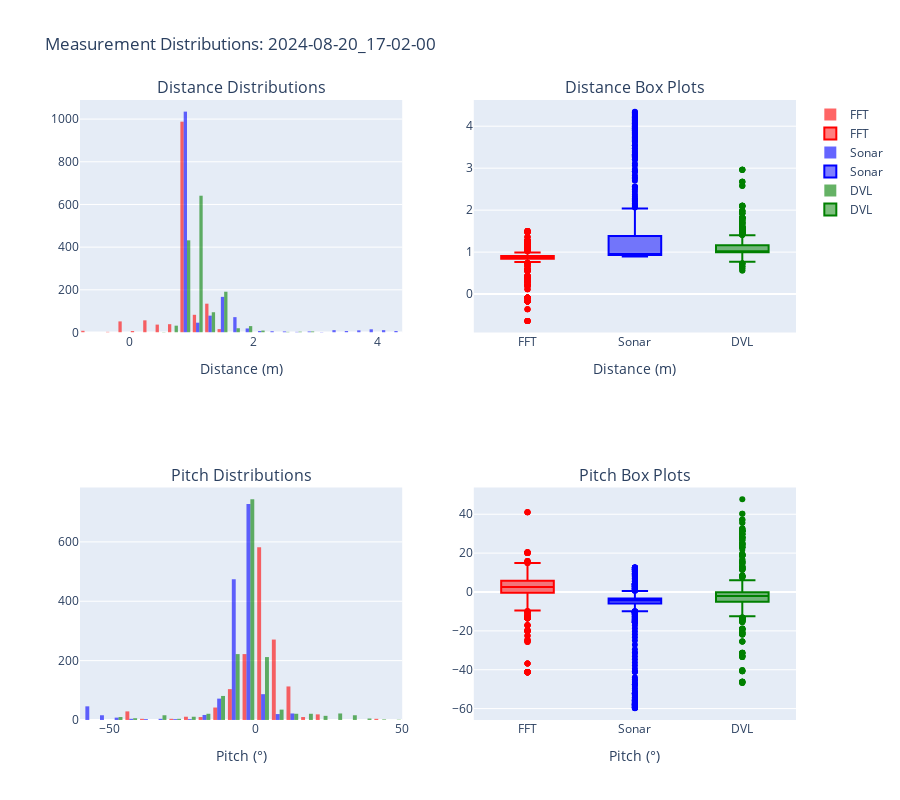
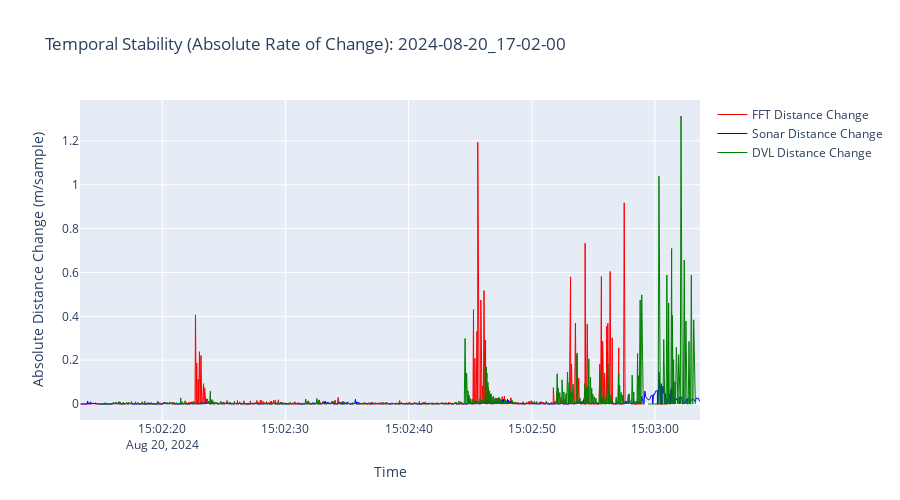
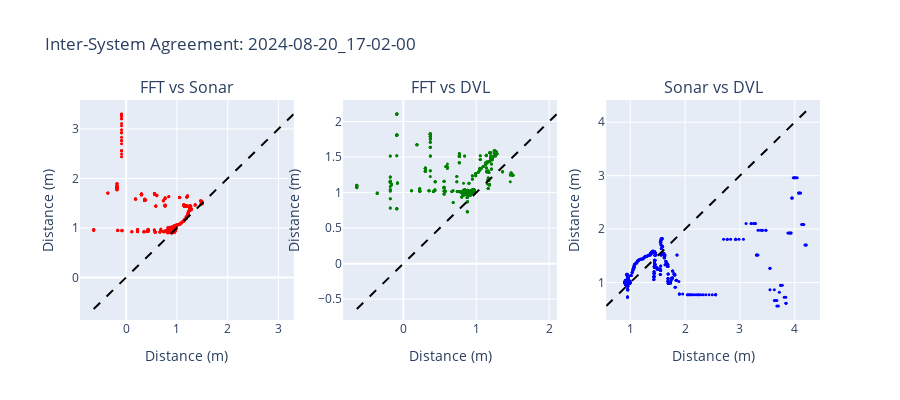

Notebook code cell kept with these figures, in order:
### Markdown cell above
## 8. Position Statistics and Analysis

### Code cell
# Display detailed position statistics
if three_sync_df is not None and not three_sync_df.empty:
    # XY Position Summary
    print_xy_position_statistics(three_sync_df)
    
    # Distance and Pitch Statistics
    distance_pitch_stats = compute_distance_pitch_statistics(three_sync_df)
    print_distance_pitch_statistics(distance_pitch_stats)
    
    # Quality metrics (no ground truth needed)
    print_quality_metrics(three_sync_df)
    
    # Time series analysis
    print_timeseries_analysis(three_sync_df)
    
    # Generate and display statistical visualizations
    print("\n=== GENERATING STATISTICAL VISUALIZATIONS ===\n")
    stat_figs = create_statistics_visualizations(three_sync_df, TARGET_BAG)
    
    for name, fig in stat_figs.items():
        if fig is not None:
            print(f"Displaying {name.replace('_', ' ').title()}...")
            try:
                display(fig)
                save_path = PLOTS_DIR / f"{TARGET_BAG}_stats_{name}.html"
                fig.write_html(str(save_path))
                print(f"  ✓ Saved: {save_path.name}\n")
            except Exception as e:
                print(f"  ✗ Warning: Could not display/save - {e}\n")
    
    # Generate and display time series visualizations
    print("=== GENERATING TIME SERIES VISUALIZATIONS ===\n")
    ts_figs = create_timeseries_visualizations(three_sync_df, TARGET_BAG)
    
    for name, fig in ts_figs.items():
        if fig is not None:
            print(f"Displaying {name.replace('_', ' ').title()}...")
            try:
                display(fig)
                save_path = PLOTS_DIR / f"{TARGET_BAG}_timeseries_{name}.html"
                fig.write_html(str(save_path))
                print(f"  ✓ Saved: {save_path.name}\n")
            except Exception as e:
                print(f"  ✗ Warning: Could not display/save - {e}\n")
    
    # Additional detailed analysis if visualizer available
    if visualizer is not None:
        try:
            print("\n=== DETAILED POSITION ANALYSIS ===\n")
            visualizer.print_position_summary(three_sync_df)
        except Exception as e:
            print(f"Could not print detailed analysis: {e}")
else:
    print("✗ No synchronized data available for position analysis")

### Figure 1 — Plotly figure (JSON) as saved in the notebook; plotly's stock layout.template omitted (floating-point values rounded to 4 significant figures; data arrays with more than 128 entries replaced by an {"elided": "..."} marker saying what was removed)
{"data": [{"marker": {"color": "red"}, "name": "FFT", "nbinsx": 30, "opacity": 0.6, "type": "histogram", "x": {"elided": "1425 float values"}, "xaxis": "x", "yaxis": "y"}, {"marker": {"color": "red"}, "name": "FFT", "type": "box", "xaxis": "x2", "y": {"elided": "1425 float values"}, "yaxis": "y2"}, {"marker": {"color": "red"}, "name": "FFT", "nbinsx": 30, "opacity": 0.6, "showlegend": false, "type": "histogram", "x": {"elided": "1425 float values"}, "xaxis": "x3", "yaxis": "y3"}, {"marker": {"color": "red"}, "name": "FFT", "showlegend": false, "type": "box", "xaxis": "x4", "y": {"elided": "1425 float values"}, "yaxis": "y4"}, {"marker": {"color": "blue"}, "name": "Sonar", "nbinsx": 30, "opacity": 0.6, "type": "histogram", "x": {"elided": "1507 float values"}, "xaxis": "x", "yaxis": "y"}, {"marker": {"color": "blue"}, "name": "Sonar", "type": "box", "xaxis": "x2", "y": {"elided": "1507 float values"}, "yaxis": "y2"}, {"marker": {"color": "blue"}, "name": "Sonar", "nbinsx": 30, "opacity": 0.6, "showlegend": false, "type": "histogram", "x": {"elided": "1507 float values"}, "xaxis": "x3", "yaxis": "y3"}, {"marker": {"color": "blue"}, "name": "Sonar", "showlegend": false, "type": "box", "xaxis": "x4", "y": {"elided": "1507 float values"}, "yaxis": "y4"}, {"marker": {"color": "green"}, "name": "DVL", "nbinsx": 30, "opacity": 0.6, "type": "histogram", "x": {"elided": "1464 float values"}, "xaxis": "x", "yaxis": "y"}, {"marker": {"color": "green"}, "name": "DVL", "type": "box", "xaxis": "x2", "y": {"elided": "1464 float values"}, "yaxis": "y2"}, {"marker": {"color": "green"}, "name": "DVL", "nbinsx": 30, "opacity": 0.6, "showlegend": false, "type": "histogram", "x": {"elided": "1464 float values"}, "xaxis": "x3", "yaxis": "y3"}, {"marker": {"color": "green"}, "name": "DVL", "showlegend": false, "type": "box", "xaxis": "x4", "y": {"elided": "1464 float values"}, "yaxis": "y4"}], "layout": {"annotations": [{"font": {"size": 16}, "showarrow": false, "text": "Distance Distributions", "x": 0.225, "xanchor": "center", "xref": "paper", "y": 1, "yanchor": "bottom", "yref": "paper"}, {"font": {"size": 16}, "showarrow": false, "text": "Distance Box Plots", "x": 0.775, "xanchor": "center", "xref": "paper", "y": 1, "yanchor": "bottom", "yref": "paper"}, {"font": {"size": 16}, "showarrow": false, "text": "Pitch Distributions", "x": 0.225, "xanchor": "center", "xref": "paper", "y": 0.375, "yanchor": "bottom", "yref": "paper"}, {"font": {"size": 16}, "showarrow": false, "text": "Pitch Box Plots", "x": 0.775, "xanchor": "center", "xref": "paper", "y": 0.375, "yanchor": "bottom", "yref": "paper"}], "height": 800, "title": {"text": "Measurement Distributions: 2024-08-20_17-02-00"}, "xaxis": {"anchor": "y", "domain": [0, 0.45], "title": {"text": "Distance (m)"}}, "xaxis2": {"anchor": "y2", "domain": [0.55, 1], "title": {"text": "Distance (m)"}}, "xaxis3": {"anchor": "y3", "domain": [0, 0.45], "title": {"text": "Pitch (°)"}}, "xaxis4": {"anchor": "y4", "domain": [0.55, 1], "title": {"text": "Pitch (°)"}}, "yaxis": {"anchor": "x", "domain": [0.625, 1]}, "yaxis2": {"anchor": "x2", "domain": [0.625, 1]}, "yaxis3": {"anchor": "x3", "domain": [0, 0.375]}, "yaxis4": {"anchor": "x4", "domain": [0, 0.375]}}}

### Figure 2 — Plotly figure (JSON) as saved in the notebook; plotly's stock layout.template omitted (floating-point values rounded to 4 significant figures; data arrays with more than 128 entries replaced by an {"elided": "..."} marker saying what was removed)
{"data": [{"line": {"color": "red", "width": 1}, "mode": "lines", "name": "FFT Distance Change", "type": "scatter", "x": {"elided": "1507 str values"}, "y": {"elided": "1507 float values"}}, {"line": {"color": "blue", "width": 1}, "mode": "lines", "name": "Sonar Distance Change", "type": "scatter", "x": {"elided": "1507 str values"}, "y": {"elided": "1507 float values"}}, {"line": {"color": "green", "width": 1}, "mode": "lines", "name": "DVL Distance Change", "type": "scatter", "x": {"elided": "1507 str values"}, "y": {"elided": "1507 float values"}}], "layout": {"height": 500, "title": {"text": "Temporal Stability (Absolute Rate of Change): 2024-08-20_17-02-00"}, "xaxis": {"title": {"text": "Time"}}, "yaxis": {"title": {"text": "Absolute Distance Change (m/sample)"}}}}

### Figure 3 — Plotly figure (JSON) as saved in the notebook; plotly's stock layout.template omitted (floating-point values rounded to 4 significant figures; data arrays with more than 128 entries replaced by an {"elided": "..."} marker saying what was removed)
{"data": [{"marker": {"color": "red", "size": 3}, "mode": "markers", "showlegend": false, "type": "scatter", "x": {"elided": "1425 float values"}, "xaxis": "x", "y": {"elided": "1425 float values"}, "yaxis": "y"}, {"line": {"color": "black", "dash": "dash"}, "mode": "lines", "showlegend": false, "type": "scatter", "x": [-0.6385, 3.302], "xaxis": "x", "y": [-0.6385, 3.302], "yaxis": "y"}, {"marker": {"color": "green", "size": 3}, "mode": "markers", "showlegend": false, "type": "scatter", "x": {"elided": "1390 float values"}, "xaxis": "x2", "y": {"elided": "1390 float values"}, "yaxis": "y2"}, {"line": {"color": "black", "dash": "dash"}, "mode": "lines", "showlegend": false, "type": "scatter", "x": [-0.6385, 2.105], "xaxis": "x2", "y": [-0.6385, 2.105], "yaxis": "y2"}, {"marker": {"color": "blue", "size": 3}, "mode": "markers", "showlegend": false, "type": "scatter", "x": {"elided": "1464 float values"}, "xaxis": "x3", "y": {"elided": "1464 float values"}, "yaxis": "y3"}, {"line": {"color": "black", "dash": "dash"}, "mode": "lines", "showlegend": false, "type": "scatter", "x": [0.5612, 4.21], "xaxis": "x3", "y": [0.5612, 4.21], "yaxis": "y3"}], "layout": {"annotations": [{"font": {"size": 16}, "showarrow": false, "text": "FFT vs Sonar", "x": 0.1444, "xanchor": "center", "xref": "paper", "y": 1, "yanchor": "bottom", "yref": "paper"}, {"font": {"size": 16}, "showarrow": false, "text": "FFT vs DVL", "x": 0.5, "xanchor": "center", "xref": "paper", "y": 1, "yanchor": "bottom", "yref": "paper"}, {"font": {"size": 16}, "showarrow": false, "text": "Sonar vs DVL", "x": 0.8556, "xanchor": "center", "xref": "paper", "y": 1, "yanchor": "bottom", "yref": "paper"}], "height": 400, "title": {"text": "Inter-System Agreement: 2024-08-20_17-02-00"}, "xaxis": {"anchor": "y", "domain": [0, 0.2889], "title": {"text": "Distance (m)"}}, "xaxis2": {"anchor": "y2", "domain": [0.3556, 0.6444], "title": {"text": "Distance (m)"}}, "xaxis3": {"anchor": "y3", "domain": [0.7111, 1], "title": {"text": "Distance (m)"}}, "yaxis": {"anchor": "x", "domain": [0, 1], "title": {"text": "Distance (m)"}}, "yaxis2": {"anchor": "x2", "domain": [0, 1], "title": {"text": "Distance (m)"}}, "yaxis3": {"anchor": "x3", "domain": [0, 1], "title": {"text": "Distance (m)"}}}}
